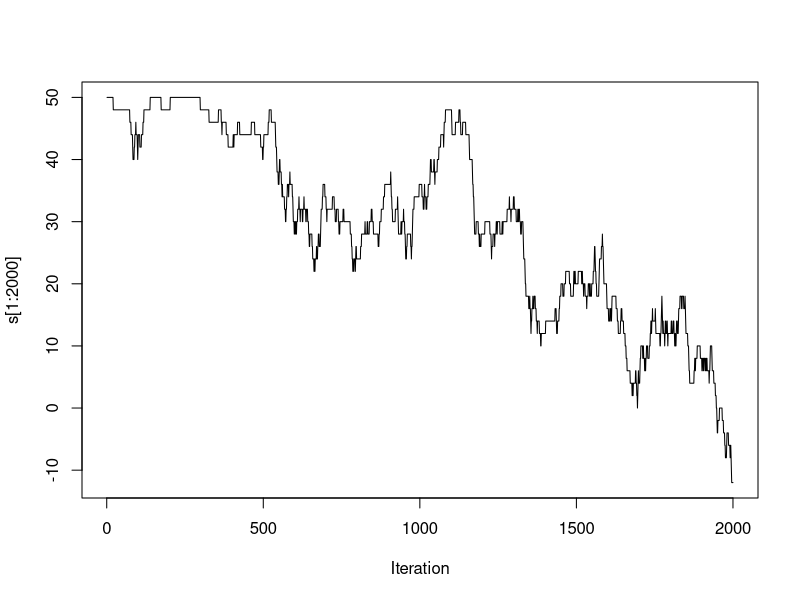
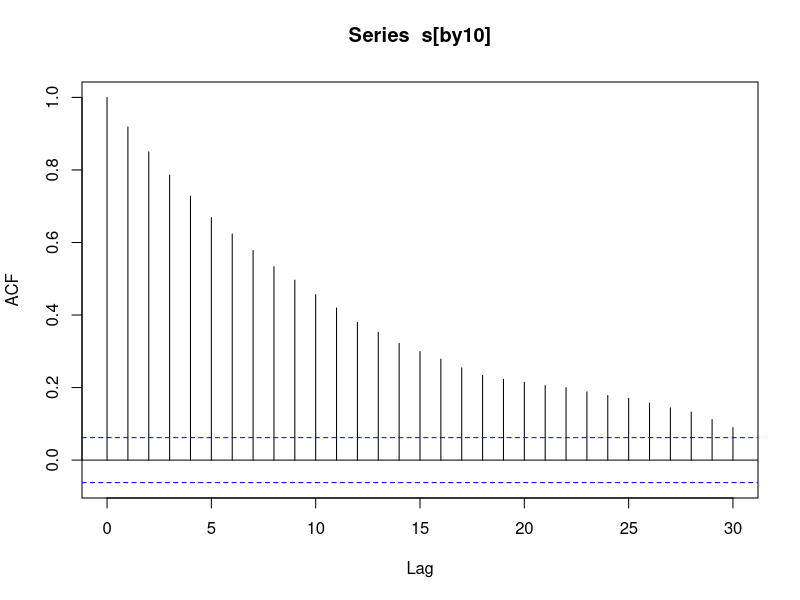
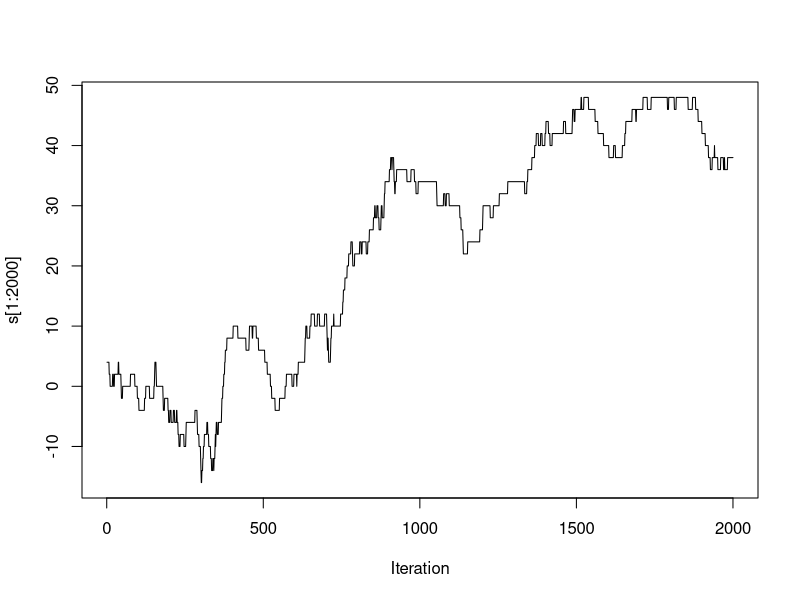
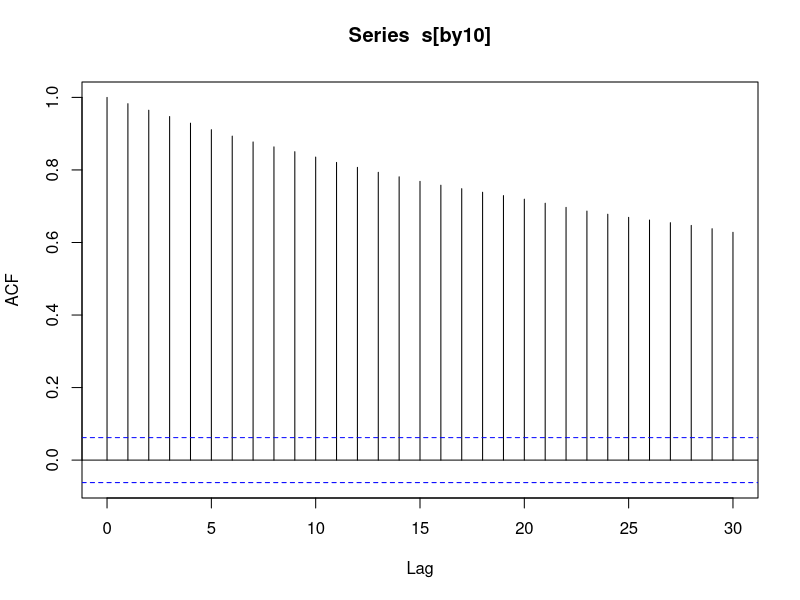

Here is the R script that generated these plots, in order:
## ---- chunk 1
knitr::opts_chunk$set(comment = NA, prompt = TRUE)
## ---- chunk 2
mu <-  1
d <-  50
x <- rep(1,d)
nsamp <- 50000
s <- rep(0,nsamp+1)
s[1] <- sum(x)
for (i in 1:nsamp) {
  j <- sample(1:d)[1]
  if (j == 1) {
    r <- -2 * mu * x[j] * x[j+1]  
  } else if (j == d) {
    r <- -2 * mu * x[j] * x[j-1]
  } else {
    r <- -2 * mu * x[j] * (x[j-1] + x[j+1])
  }
  
  if (log(runif(1)) <= r) {
    x[j] <- -x[j]
  }
  s[i+1] <- sum(x)
}

plot(s[1:2000],type ='l', xlab = 'Iteration')
by10 <- seq(50, nsamp, by = 50)
acf(s[by10])

mu <-  2
s <- rep(0,nsamp+1)
s[1] <- sum(x)
for (i in 1:nsamp) {
  j <- sample(1:d)[1]
  if (j == 1) {
    r <- -2 * mu * x[j] * x[j+1]  
  } else if (j == d) {
    r <- -2 * mu * x[j] * x[j-1]
  } else {
    r <- -2 * mu * x[j] * (x[j-1] + x[j+1])
  }
  
  if (log(runif(1)) <= r) {
    x[j] <- -x[j]
  }
  s[i+1] <- sum(x)
}

plot(s[1:2000],type ='l', xlab = 'Iteration')
by10 <- seq(50, nsamp, by = 50)
acf(s[by10])
